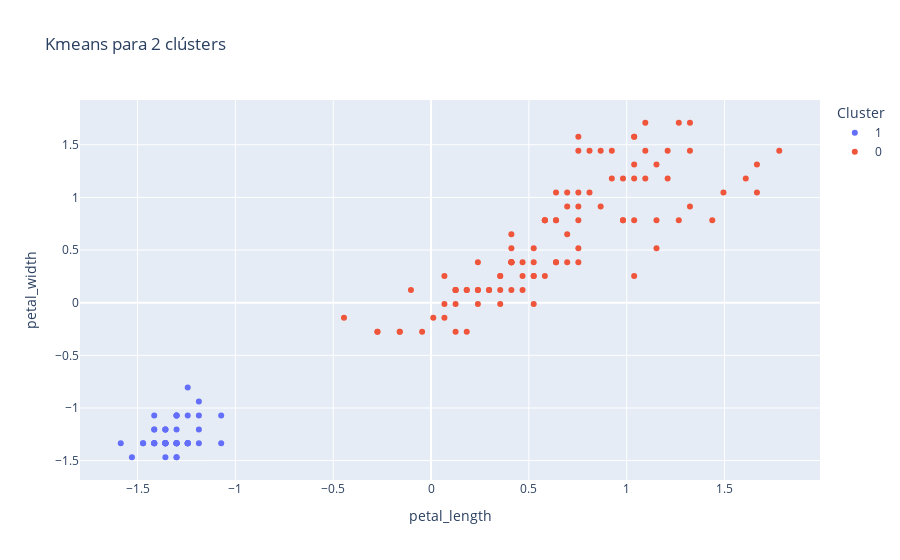

Notebook cell for this chart:
### Markdown cell above
3. **Estandaricen los datos e intenten el paso 2, de nuevo. ¿Qué diferencias hay, si es que lo hay?**

### Code cell
# Escalar los datos para conservar consistencia en los grupos
scaler = StandardScaler()
petals_standardized = scaler.fit_transform(petals)
petals_scaled_df = pd.DataFrame(petals_standardized, columns=petals.columns)
clusters_estandar = kMeansIrisPetalo(df=petals_scaled_df, n=2)
